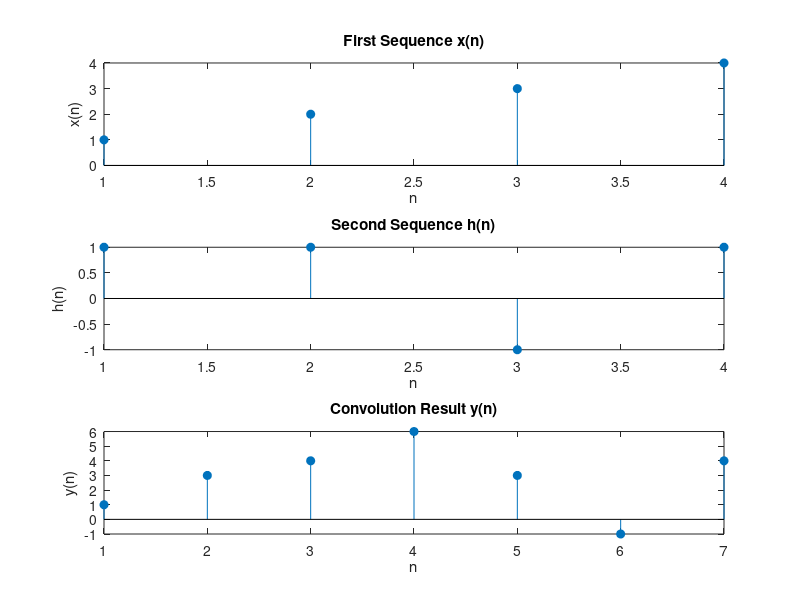

This figure's MATLAB source:
clc
close all
clear

% MATLAB program to find the convolution between two hardcoded sequences

x = [1, 2, 3, 4];  % First sequence x(n)
h = [1, 1, -1, 1];     % Second sequence h(n)

% Perform convolution using the conv() function
y = conv(x, h);

% Display the result
disp('The first sequence x(n) is: ');
disp(x);
disp('The second sequence h(n) is: ');
disp(h);
disp('The convolution result y(n) = conv(x(n), h(n)) is: ');
disp(y);

% Plot the sequences and convolution result
subplot(3,1,1);
stem(x, 'filled');
title('First Sequence x(n)');
xlabel('n');
ylabel('x(n)');

subplot(3,1,2);
stem(h, 'filled');
title('Second Sequence h(n)');
xlabel('n');
ylabel('h(n)');

subplot(3,1,3);
stem(y, 'filled');
title('Convolution Result y(n)');
xlabel('n');
ylabel('y(n)');